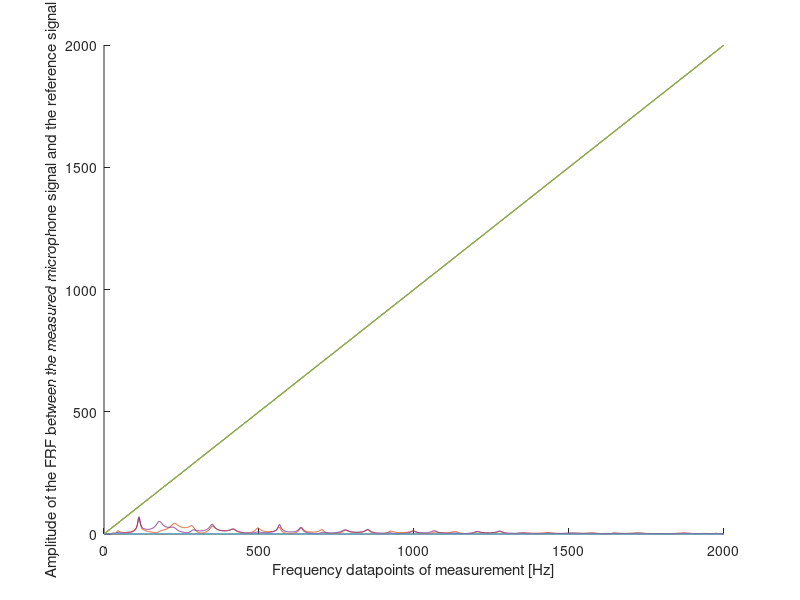

Write the MATLAB code that produced this figure.
clear all;clc;
%% Load mic FOAM END data
figure(1)
hold on;
load('FRF_Mic1_Foam_End');
plot(Frek,Amp);
load('FRF_Mic2_Foam_End');
plot(Frek,Amp);
load('FRF_Mic3_Foam_End');
plot(Frek,Amp);

xlabel('Frequency datapoints of measurement [Hz]');
ylabel('Amplitude of the FRF between the measured microphone signal and the reference signal');
hold off;
